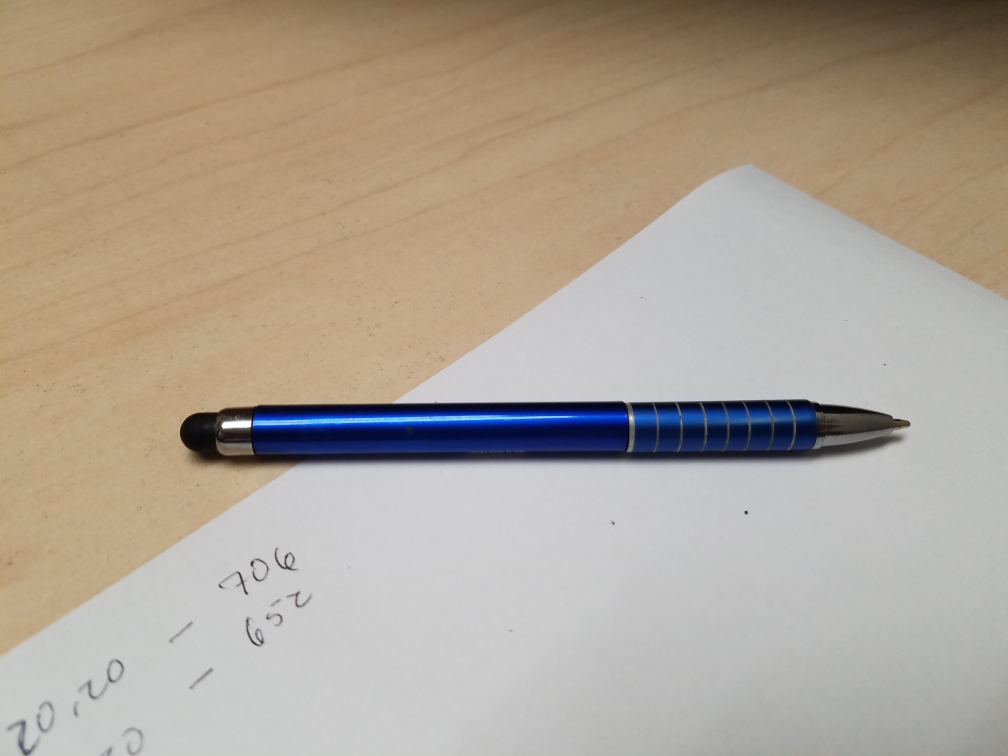
#> input picture test/image/grande.jpg, 4032 x 3024 px (shown at 1/4 size)
$ python blurDetection.py   (older library calls are emulated)
#> lines starting #> are read from the running program, lines starting #| are printed output that depends on the picture; long printed decimals are rounded
### test/myCV.py
import os
import math
import cv2
import numpy as np
import argparse
import random
# import imutils


def distanceP2P(a,b):
    return math.sqrt(math.fabs(math.pow((a[0][0]-b[0][0]),2) + math.pow((a[0][1]-b[0][1]),2)))

# [186 lines left out: functions getAngle, removeRedundantEndPoints, detectIfHand, eleminateDefects, checkForOneFinger, getFingerTips and 2 more, not called in this run]

# ===============================================================
def resize(img, w, h):
    return cv2.resize(img, (w, h), interpolation = cv2.INTER_CUBIC)

# [72 lines left out: functions createFolder, saveImage, drawCircle, fill, not called in this run]

# frame = resize(frame, 400, 600)
# cv2.resize(frame, (400, 600), interpolation = cv2.INTER_CUBIC)
def changeSize(img, w, h):
    return cv2.resize(img, (w, h), interpolation = cv2.INTER_CUBIC)

# [573 lines left out: functions rotateImage, rotate, selectROI, dimensions, trackHand, circlePoint and 11 more, not called in this run]

def boundsColor(frame, roiPts):
    lowerBound, upperBound = averageColors(frame, roiPts)
    return (lowerBound, upperBound)

# [137 lines left out: functions mergeColorsImage, drawRectangle, findBiggestContour, findHighContour, rotate_bound, not called in this run]

### test/blurDetection.py
import cv2
import os
import glob
import myCV

train_path = 'C:\\Users\\jgraciano\\Desktop\\TeEnsenia\\computerVision\\test'
classes = ['image']

def variance_of_laplacian(image):
  return cv2.Laplacian(image, cv2.CV_64F).var()

k = 0
def readFolder():
    print('Reading image')
    for fld in classes:   # assuming data directory has a separate folder for each class, and that each folder is named after the class
        index = classes.index(fld)
        print('Loading {} files (Index: {})'.format(fld, index))
        path = os.path.join(train_path, fld,'*g')
        files = glob.glob(path)
        for fl in files:
            frame = cv2.imread(fl)
#> frame is the input picture: shape (3024, 4032, 3); mean B, G, R 150.3, 163.5, 174.3
            name = os.path.basename(fl)
            frame = myCV.resize(frame, 1450, 800)
#> in resize, `return cv2.resize(img, (w, h), interpolation = cv2.INTER_CUBIC)`:
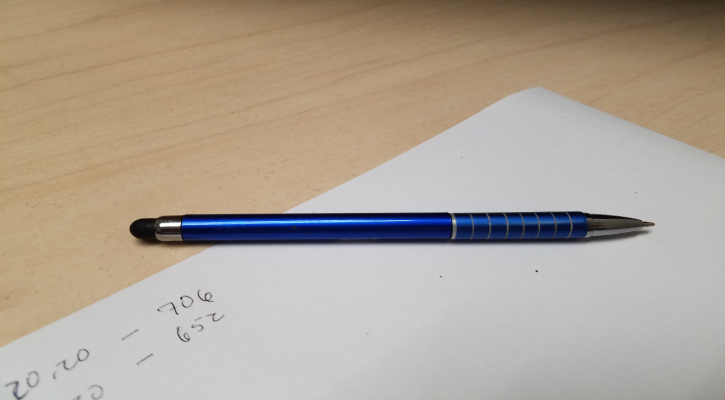
#> returned value: shape (800, 1450, 3) (shown at 1/2 size); mean of channels 0, 1, 2 150.3, 163.5, 174.3; drawn as B, G, R
            gray = cv2.cvtColor(frame.copy(), cv2.COLOR_BGR2GRAY)
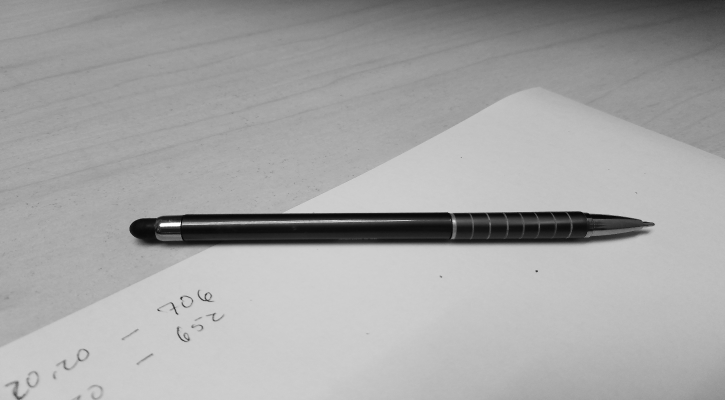
#> gray: shape (800, 1450) (shown at 1/2 size); min 0, max 255, mean 165.2
            fm = variance_of_laplacian(gray)
#> fm = 86.87

            print("{}\t {}\t {}".format(name, fm, gray.shape))
#| grande.jpg	 86.871	 (800, 1450)

            # cv2.imshow("gray frame", edge)

readFolder()

print('DONE!!!')
